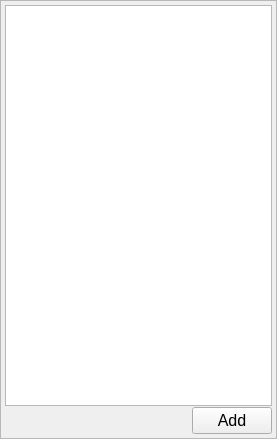
<?xml version="1.0" encoding="UTF-8"?>
<ui version="4.0">
 <class>redefined_result_filters_plugin_tab_column_select</class>
 <widget class="QFrame" name="redefined_result_filters_plugin_tab_column_select">
  <property name="geometry">
   <rect>
    <x>0</x>
    <y>0</y>
    <width>277</width>
    <height>439</height>
   </rect>
  </property>
  <property name="maximumSize">
   <size>
    <width>277</width>
    <height>439</height>
   </size>
  </property>
  <property name="windowTitle">
   <string>Column List</string>
  </property>
  <property name="frameShape">
   <enum>QFrame::StyledPanel</enum>
  </property>
  <property name="frameShadow">
   <enum>QFrame::Raised</enum>
  </property>
  <layout class="QVBoxLayout" name="verticalLayout_2">
   <property name="spacing">
    <number>0</number>
   </property>
   <property name="leftMargin">
    <number>4</number>
   </property>
   <property name="topMargin">
    <number>4</number>
   </property>
   <property name="rightMargin">
    <number>4</number>
   </property>
   <property name="bottomMargin">
    <number>4</number>
   </property>
   <item>
    <layout class="QVBoxLayout" name="verticalLayout">
     <property name="spacing">
      <number>1</number>
     </property>
     <item>
      <widget class="QTableWidget" name="tableWidget_column_list">
       <property name="font">
        <font>
         <pointsize>12</pointsize>
        </font>
       </property>
       <property name="editTriggers">
        <set>QAbstractItemView::NoEditTriggers</set>
       </property>
       <property name="alternatingRowColors">
        <bool>true</bool>
       </property>
       <property name="showGrid">
        <bool>false</bool>
       </property>
       <property name="columnCount">
        <number>1</number>
       </property>
       <attribute name="horizontalHeaderVisible">
        <bool>false</bool>
       </attribute>
       <attribute name="horizontalHeaderStretchLastSection">
        <bool>true</bool>
       </attribute>
       <column/>
      </widget>
     </item>
     <item>
      <layout class="QHBoxLayout" name="horizontalLayout">
       <item>
        <spacer name="horizontalSpacer">
         <property name="orientation">
          <enum>Qt::Horizontal</enum>
         </property>
         <property name="sizeHint" stdset="0">
          <size>
           <width>98</width>
           <height>18</height>
          </size>
         </property>
        </spacer>
       </item>
       <item>
        <widget class="QPushButton" name="pushButton_add">
         <property name="font">
          <font>
           <pointsize>12</pointsize>
          </font>
         </property>
         <property name="text">
          <string>Add</string>
         </property>
        </widget>
       </item>
      </layout>
     </item>
    </layout>
   </item>
  </layout>
 </widget>
 <resources/>
 <connections/>
</ui>
